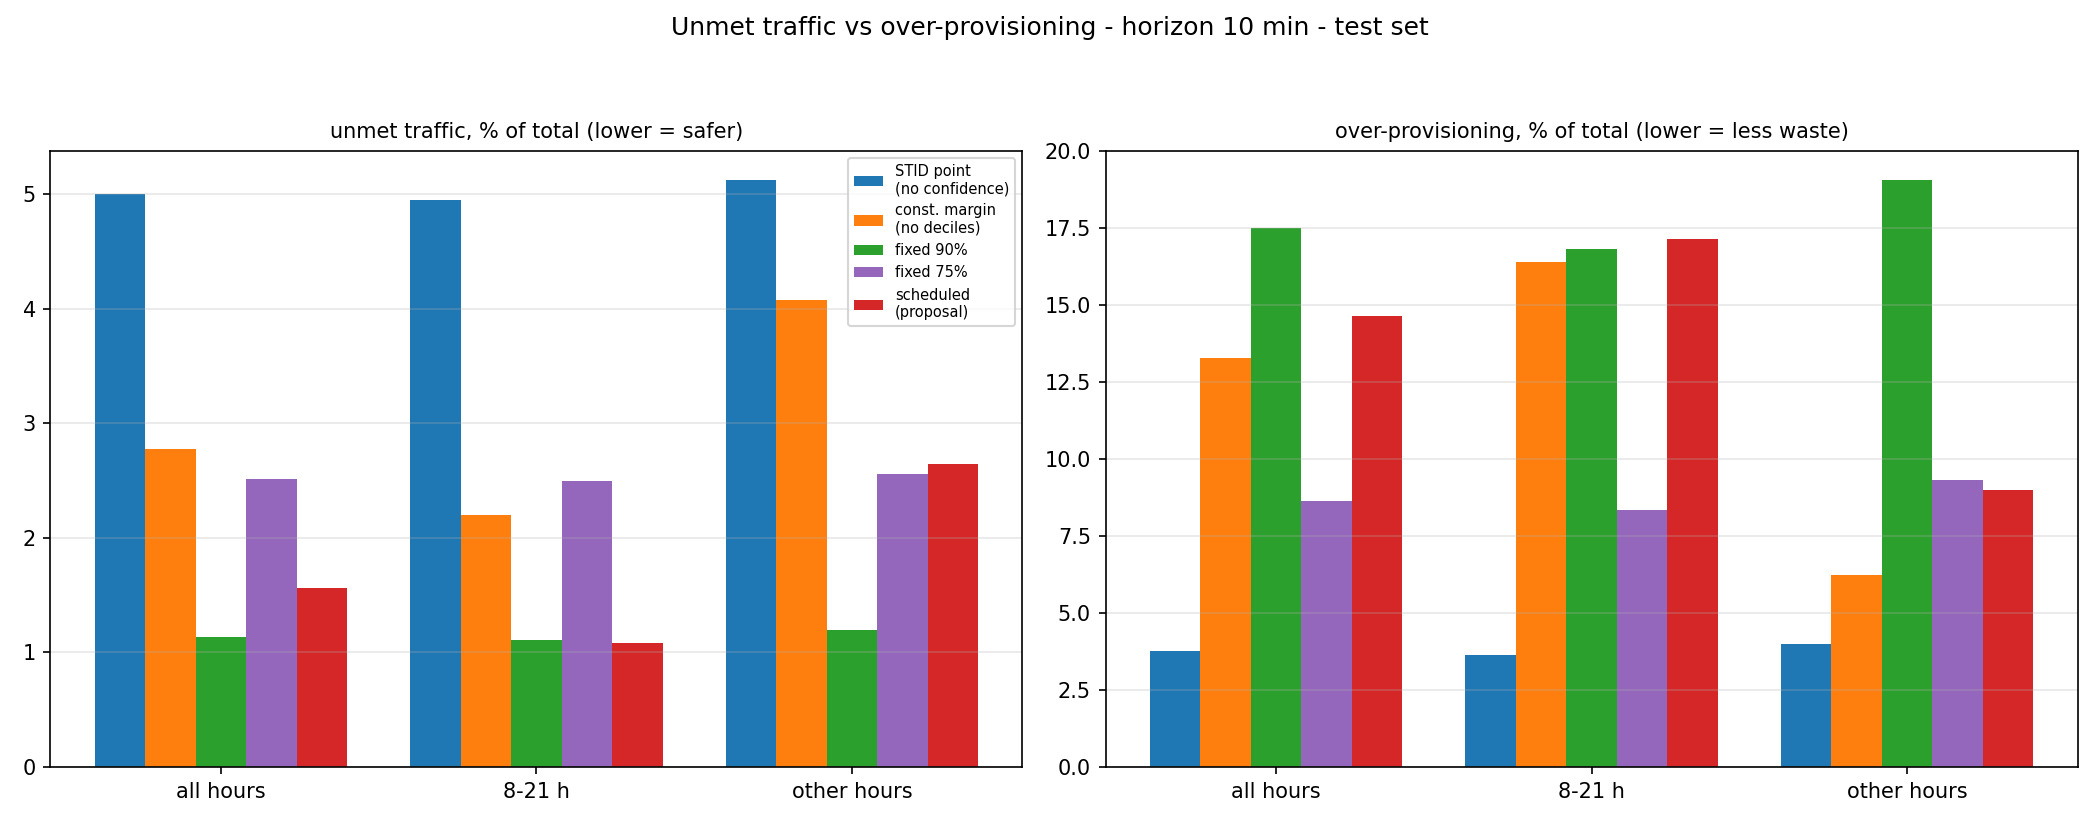

This chart was generated by the following Python code:
"""
Final metrics (companion of schedule_conformal.py): only the two metrics that matter.

    unmet_%      sum(max(truth - est, 0)) / sum(truth)   traffic NOT covered (under-provisioning)
    overprov_%   sum(max(est - truth, 0)) / sum(truth)   capacity reserved but unused (wasted energy)

Approaches, on the test set and in ORIGINAL units:
    STID point prediction (no confidence)   ensemble mean, the "before"
    constant margin per period              pred + ONE margin per period (no deciles): ablation
    fixed 90 % / fixed 75 %                 conformal by level, same eps all day
    scheduled, calibrated per period        the proposal

Reported for all hours / window hours / other hours.

Saved (prefix = --out_prefix, default "schedule_final_metrics"):
    schedule_final_metrics.png / .csv / .json

Usage (same arguments as schedule_conformal.py, plus --out_prefix):
    python schedule_final_metrics.py --horizon 0 \
        --cal_data datasets/MILAN_val --cal_ckpts "checkpoints_eval/MILAN_val/seed*/*"
"""
import argparse
import csv
import json
import sys

import matplotlib
matplotlib.use("Agg")
import matplotlib.pyplot as plt
import numpy as np

import schedule_conformal as sc
from conformal_eval import conf_q, load_split, subset

K_POINT = "STID point prediction (no confidence)"
K_CONST = "constant margin per period (no deciles)"
PERIODS = ("all hours", "window", "other hours")
METRICS = [("unmet_%", "unmet traffic, % of total (lower = safer)"),
           ("overprov_%", "over-provisioning, % of total (lower = less waste)")]
SHORT = {K_POINT: "STID point\n(no confidence)", K_CONST: "const. margin\n(no deciles)",
         sc.K_SCHED: "scheduled\n(proposal)"}


def parse_all():
    """Own option (--out_prefix) + every option of schedule_conformal.py."""
    ap = argparse.ArgumentParser(add_help=False)
    ap.add_argument("--out_prefix", default="schedule_final_metrics")
    extra, rest = ap.parse_known_args()
    sys.argv = [sys.argv[0]] + rest
    args = sc.parse_args()
    args.out_prefix = extra.out_prefix
    return args


def load(args):
    """Same loading logic as schedule_conformal.main()."""
    ev = load_split(args.data, args.ckpts, args, "evaluation")
    if args.cal_data:
        if not args.cal_ckpts:
            raise SystemExit("--cal_data needs --cal_ckpts")
        cal = load_split(args.cal_data, args.cal_ckpts, args, "calibration")
        if cal["members"] != ev["members"]:
            raise SystemExit("different number of members between calibration and evaluation")
    else:
        cut = int(ev["pred"].shape[0] * args.cal_frac)
        cal, ev = subset(ev, slice(0, cut)), subset(ev, slice(cut, ev["pred"].shape[0]))
        print(f"FALLBACK: calibration = first {args.cal_frac:.0%} of test, evaluation = the rest")
    return cal, ev


def constant_margin_bound(c, ev, args):
    """Ablation: one margin per period (window / other hours), no level deciles."""
    q_day = conf_q(c.res_c[c.day_c[:, 0]].ravel(), args.day_eps)
    q_night = conf_q(c.res_c[~c.day_c[:, 0]].ravel(), args.night_eps)
    return ev["pred"] + np.where(c.day_e, q_day, q_night)


def compute(est, truth):
    d = est - truth
    return {"unmet_%": float(100 * np.maximum(-d, 0).sum() / truth.sum()),
            "overprov_%": float(100 * np.maximum(d, 0).sum() / truth.sum())}


def evaluate(estimates, ev, c):
    day = c.day_e[:, 0]
    masks = {"all hours": np.ones_like(day, dtype=bool), "window": day, "other hours": ~day}
    return {n: {p: compute(est[m], ev["truth"][m]) for p, m in masks.items()} for n, est in estimates.items()}


def print_tables(res, args):
    print(f"\n{'approach':40s} | " + " | ".join(
        f"{(f'{args.day_start:g}-{args.day_end:g} h' if p == 'window' else p):^21s}" for p in PERIODS))
    print(f"{'':40s} | " + " | ".join(f"{'unmet%':>9s} {'overprov%':>11s}" for _ in PERIODS))
    for n, per in res.items():
        tag = "  <- proposal" if n == sc.K_SCHED else ""
        print(f"{n:40s} | " + " | ".join(
            f"{per[p]['unmet_%']:9.2f} {per[p]['overprov_%']:11.2f}" for p in PERIODS) + tag)


def save_tables(res, args):
    with open(f"{args.out_prefix}.csv", "w", newline="") as f:
        w = csv.writer(f)
        w.writerow(["approach", "period", "unmet_%", "overprov_%"])
        for n, per in res.items():
            for p, m in per.items():
                w.writerow([n, p, m["unmet_%"], m["overprov_%"]])
    meta = {"horizon_min": (args.horizon + 1) * 10, "window_hours": [args.day_start, args.day_end],
            "eps_window": args.day_eps, "eps_outside": args.night_eps}
    with open(f"{args.out_prefix}.json", "w") as f:
        json.dump({"meta": meta, "results": res}, f, indent=2)
    print(f"Saved {args.out_prefix}.csv, {args.out_prefix}.json")


def figure(res, args):
    names = list(res.keys())
    colors = ["tab:blue", "tab:orange", "tab:green", "tab:purple", "tab:red"][:len(names)]
    xt = [f"{args.day_start:g}-{args.day_end:g} h" if p == "window" else p for p in PERIODS]
    x = np.arange(len(PERIODS))
    w = 0.8 / len(names)
    fig, axes = plt.subplots(1, 2, figsize=(14, 5.5))
    for ax, (key, title) in zip(axes, METRICS):
        for i, n in enumerate(names):
            ax.bar(x + (i - (len(names) - 1) / 2) * w, [res[n][p][key] for p in PERIODS], w,
                   color=colors[i], label=SHORT.get(n, n.replace(" (always)", "")))
        ax.set_xticks(x)
        ax.set_xticklabels(xt)
        ax.set_title(title, fontsize=10)
        ax.grid(alpha=0.3, axis="y")
    axes[0].legend(fontsize=7, loc="upper right")
    fig.suptitle(f"Unmet traffic vs over-provisioning - horizon {(args.horizon + 1) * 10} min - test set",
                 fontsize=12)
    plt.tight_layout(rect=(0, 0, 1, 0.94))
    plt.savefig(f"{args.out_prefix}.png", dpi=150)
    plt.close(fig)
    print(f"Saved {args.out_prefix}.png")


def main():
    args = parse_all()
    if not (0 < args.day_eps < 1 and 0 < args.night_eps < 1):
        raise SystemExit("--day_eps and --night_eps must be in (0, 1)")
    cal, ev = load(args)
    print(f"\n{ev['members']} members | horizon {(args.horizon + 1) * 10} min | ORIGINAL units | "
          f"calibration windows {cal['pred'].shape[0]}, evaluation windows {ev['pred'].shape[0]}")

    c = sc.Calib(cal, ev, args)
    bounds, _, keys = sc.build_bounds(c, ev, args)
    estimates = {K_POINT: ev["pred"], K_CONST: constant_margin_bound(c, ev, args),
                 keys[0]: bounds[keys[0]], keys[1]: bounds[keys[1]], sc.K_SCHED: bounds[sc.K_SCHED]}

    res = evaluate(estimates, ev, c)
    print_tables(res, args)
    save_tables(res, args)
    figure(res, args)


if __name__ == "__main__":
    main()
